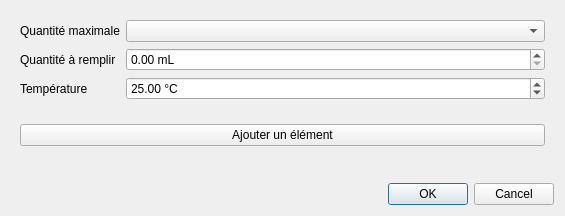
<?xml version="1.0" encoding="UTF-8"?>
<ui version="4.0">
 <class>DialogRemplissage</class>
 <widget class="QDialog" name="DialogRemplissage">
  <property name="geometry">
   <rect>
    <x>0</x>
    <y>0</y>
    <width>565</width>
    <height>216</height>
   </rect>
  </property>
  <property name="windowTitle">
   <string>Erreur</string>
  </property>
  <layout class="QVBoxLayout" name="verticalLayout">
   <item>
    <widget class="QWidget" name="widget" native="true">
     <property name="sizePolicy">
      <sizepolicy hsizetype="Preferred" vsizetype="Maximum">
       <horstretch>0</horstretch>
       <verstretch>0</verstretch>
      </sizepolicy>
     </property>
     <layout class="QFormLayout" name="formLayout">
      <item row="0" column="0">
       <widget class="QLabel" name="label">
        <property name="text">
         <string>Quantité maximale</string>
        </property>
       </widget>
      </item>
      <item row="0" column="1">
       <widget class="QComboBox" name="Maximum"/>
      </item>
      <item row="1" column="0">
       <widget class="QLabel" name="label_2">
        <property name="text">
         <string>Quantité à remplir</string>
        </property>
       </widget>
      </item>
      <item row="1" column="1">
       <widget class="QDoubleSpinBox" name="Remplir">
        <property name="suffix">
         <string> mL</string>
        </property>
       </widget>
      </item>
      <item row="2" column="0">
       <widget class="QLabel" name="label_3">
        <property name="text">
         <string>Température</string>
        </property>
       </widget>
      </item>
      <item row="2" column="1">
       <widget class="QDoubleSpinBox" name="Temperature">
        <property name="suffix">
         <string> °C</string>
        </property>
        <property name="minimum">
         <double>-273.149999999999977</double>
        </property>
        <property name="maximum">
         <double>10000.000000000000000</double>
        </property>
        <property name="value">
         <double>25.000000000000000</double>
        </property>
       </widget>
      </item>
     </layout>
    </widget>
   </item>
   <item>
    <widget class="QWidget" name="widget_2" native="true">
     <property name="sizePolicy">
      <sizepolicy hsizetype="Preferred" vsizetype="Minimum">
       <horstretch>0</horstretch>
       <verstretch>0</verstretch>
      </sizepolicy>
     </property>
     <layout class="QVBoxLayout" name="verticalLayout_2">
      <item>
       <widget class="QPushButton" name="Ajouter">
        <property name="text">
         <string>Ajouter un élément</string>
        </property>
       </widget>
      </item>
      <item>
       <widget class="QWidget" name="Elements" native="true"/>
      </item>
     </layout>
    </widget>
   </item>
   <item>
    <widget class="QDialogButtonBox" name="buttonBox">
     <property name="orientation">
      <enum>Qt::Horizontal</enum>
     </property>
     <property name="standardButtons">
      <set>QDialogButtonBox::Cancel|QDialogButtonBox::Ok</set>
     </property>
    </widget>
   </item>
  </layout>
 </widget>
 <resources/>
 <connections>
  <connection>
   <sender>buttonBox</sender>
   <signal>accepted()</signal>
   <receiver>DialogRemplissage</receiver>
   <slot>accept()</slot>
   <hints>
    <hint type="sourcelabel">
     <x>248</x>
     <y>254</y>
    </hint>
    <hint type="destinationlabel">
     <x>157</x>
     <y>274</y>
    </hint>
   </hints>
  </connection>
  <connection>
   <sender>buttonBox</sender>
   <signal>rejected()</signal>
   <receiver>DialogRemplissage</receiver>
   <slot>reject()</slot>
   <hints>
    <hint type="sourcelabel">
     <x>316</x>
     <y>260</y>
    </hint>
    <hint type="destinationlabel">
     <x>286</x>
     <y>274</y>
    </hint>
   </hints>
  </connection>
 </connections>
</ui>
